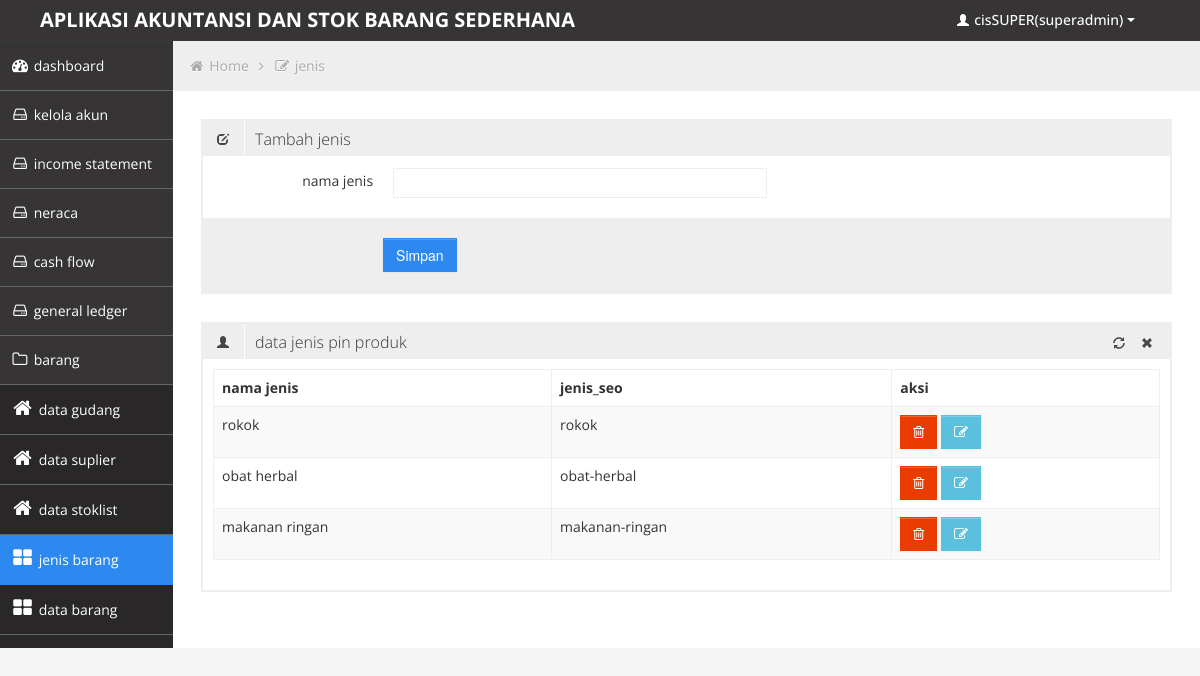
/admin/media.php?module=jenis&acc=view (signed in), run on the app's committed database.
### tables this page shows
CREATE TABLE IF NOT EXISTS `jenis` (
  `id_jenis` int(11) NOT NULL AUTO_INCREMENT,
  `nama_jenis` varchar(122) NOT NULL,
  `jenis_seo` varchar(122) NOT NULL,
  PRIMARY KEY (`id_jenis`)
);

### admin/modul/jenis/jenis.php (the view, shortened to what this page needs)
<?php
				if ($_GET[module]=='jenis' && $_GET[acc] == 'view')
					{
					?>
				<div class="row-fluid sortable">
				<div class="box span12">
					<div class="box-header" data-original-title>
						<h2><i class="halflings-icon edit"></i><span class="break"></span>Tambah jenis</h2>
					</div>
					<div class="box-content">
						<form class="form-horizontal"  action="<?php echo $PHP_SELF ?> " method="post" enctype="multipart/form-data">
						  <fieldset>
							<div class="control-group">
							  <label class="control-label" for="typeahead">nama jenis </label>
							  <div class="controls">
								<input name="nama_jenis" type="text" class="span6 typeahead" id="typeahead"  >
							  </div>
							</div>
							<div class="form-actions">
							  <input type="submit" name="submit"class="btn btn-primary" value=" Simpan " >
							</div>
						  </fieldset>
						</form>
					</div>
				</div>
				</div>
				<?php
				}
				if ($_GET[module]=='jenis' && $_GET[acc] == 'view' )
				{
				?>
				<div class="row-fluid sortable">
				<div class="box span12">
					<div class="box-header" data-original-title>
						<h2><i class="halflings-icon user"></i><span class="break"></span>data jenis pin produk</h2>
						<div class="box-icon">
						    <a href="media.php?module=jenis" class=""><i class="halflings-icon refresh"></i></a>
							<a href="#" class="btn-close"><i class="halflings-icon remove"></i></a>
						</div>
					</div>
					<div class="box-content">
						<table class="table table-striped table-bordered bootstrap-datatable datatable">
						  <thead>
							  <tr>
								  <th>nama jenis </th>
								  <th>jenis_seo</th>
								  <th>aksi </th>
							  </tr>
						  </thead>
						  <tbody>
						  <?php
						  $d=mysql_query("select * from jenis ");
						  while ($r=mysql_fetch_array($d))
						  {
						  ?>
							<tr>
								<td class="center"><?php echo "$r[nama_jenis]";?></td>
								<td class="center"><?php echo "$r[jenis_seo]";?></td>
								<td class="center"><a class="btn btn-danger" href="modul/jenis/delljenis.php?id=<?php echo "$r[id_jenis]";?>"><i class="icon-trash"></i> </a>
								<a class="btn btn-info" href="media.php?module=jenis&acc=edit&id=<?php echo "$r[id_jenis]";?>"><i class="icon-edit"></i> </a>
								</td>
							</tr>
							<?php
							}
							?>
						  </tbody>
					  </table>
					</div>
				</div>
				</div>
					<?php
					}
					?>

### admin/css/style.css (style rules this page uses)
body { background: #F5F5F5; color: #333; border: none; font-family: 'Open Sans', sans-serif; font-weight: 400; }
a { color: #646464; }
h2 { font-size: 16px; line-height: 16px; }
.box { border: 2px solid #eee; background: #fff !important; margin-bottom: 28px; }
.box-header { height: 16px; font-size: 16px; line-height: 16px; padding: 10px; background: #eee; -webkit-box-shadow: none; -moz-box-shadow: none; box-shadow: none; overflow: hidden; }
.box-header h2 { float:left; margin-top: 0px; font-weight: 300; }
.box-header h2 i { margin: 0px 3px 0px 4px; opacity: .8; filter: alpha(opacity=80); -ms-filter:"progid:DXImageTransform.Microsoft.Alpha(Opacity=80)"; }
.box-header .box-icon { float:right; margin-top: 1px; }
.box-header .box-icon i { -webkit-transition: all 0.1s ease-in-out; -moz-transition: all 0.1s ease-in-out; -o-transition: all 0.1s ease-in-out; -ms-transition: all 0.1s ease-in-out; transition: all 0.1s ease-in-out; opacity: .8; filter: alpha(opacity=80); -ms-filter:"progid:DXImageTransform.Microsoft.Alpha(Opacity=80)"; }
.box-header .box-icon a { margin: 0px 5px; }
.box-content { position: relative; z-index: 50; margin-top: -1px; padding: 10px; background: #fff !important; }
.form-actions { padding: 19px 20px 20px; margin: 20px -10px -30px -10px; background-color: #eee; border-top: 1px solid #eee; *zoom: 1; }
.form-actions:before, .form-actions:after { display: table; line-height: 0; content: ""; }
.form-actions:after { clear: both; }
.btn { display: inline-block; padding: 6px 12px; margin-bottom: 0; font-size: 14px; font-weight: 500; line-height: 20px; text-align: center; white-space: nowrap; vertical-align: middle; cursor: pointer; border: 1px solid #a7a9aa; -webkit-border-radius: 0px !important; border-radius: 0px !important; }
.btn i { margin-top: 2px; }
.btn { color: #ffffff; background-color: #a7a9aa; border-color: #a7a9aa; background-image: none; filter: none; text-shadow: none; }
.btn-primary { background-color: #2D89EF; border-color: #2D89EF; }
.btn-danger { background-color: #EB3C00; border-color: #EB3C00; }
.btn-info { background-color: #5bc0de; border-color: #5bc0de; }
.table th, .table td { border-top: 1px solid #eee; }
.table-bordered { border-color: #eee; -webkit-border-radius: 0px !important; -moz-border-radius: 0px !important; border-radius: 0px !important; }
.table-bordered th, .table-bordered td { border-left: 1px solid #eee; }
.table-bordered thead:first-child tr:first-child > th:first-child, .table-bordered tbody:first-child tr:first-child > td:first-child, .table-bordered tbody:first-child tr:first-child > th:first-child { -webkit-border-radius: 0px !important; -moz-border-radius: 0px !important; border-radius: 0px !important; }
.table-bordered thead:first-child tr:first-child > th:last-child, .table-bordered tbody:first-child tr:first-child > td:last-child, .table-bordered tbody:first-child tr:first-child > th:last-child { -webkit-border-radius: 0px !important; -moz-border-radius: 0px !important; border-radius: 0px !important; }
.table-bordered thead:last-child tr:last-child > th:first-child, .table-bordered tbody:last-child tr:last-child > td:first-child, .table-bordered tbody:last-child tr:last-child > th:first-child, .table-bordered tfoot:last-child tr:last-child > td:first-child, .table-bordered tfoot:last-child tr:last-child > th:first-child { -webkit-border-radius: 0px !important; -moz-border-radius: 0px !important; border-radius: 0px !important; }
.table-bordered thead:last-child tr:last-child > th:last-child, .table-bordered tbody:last-child tr:last-child > td:last-child, .table-bordered tbody:last-child tr:last-child > th:last-child, .table-bordered tfoot:last-child tr:last-child > td:last-child, .table-bordered tfoot:last-child tr:last-child > th:last-child { -webkit-border-radius: 0px !important; -moz-border-radius: 0px !important; border-radius: 0px !important; }

### admin/css/halflings.css (style rules this page uses)
html, html .halflings { -webkit-font-smoothing: antialiased !important; }
.halflings-icon { display: inline-block; width: 14px; height: 14px; line-height: 14px; vertical-align: text-top; background-image: url(../img/glyphicons_halflings.svg); background-position: 0 0; background-repeat: no-repeat; vertical-align: top; *display: inline; *zoom: 1; *margin-right: .3em; }
.halflings-icon.user { background-position: -168px 0; }
.halflings-icon.remove { background-position: -312px 0; }
.halflings-icon.refresh { background-position: -240px -24px; }
.halflings-icon.edit { background-position: -96px -72px; }

### data on the page
jenis: nama_jenis "rokok", jenis_seo "rokok"
jenis: nama_jenis "obat herbal", jenis_seo "obat-herbal"
jenis: nama_jenis "makanan ringan", jenis_seo "makanan-ringan"

### other printed values
$_SESSION[namalengkap] "cisSUPER"
$_SESSION[level] "superadmin"
$_GET[module] "jenis"
